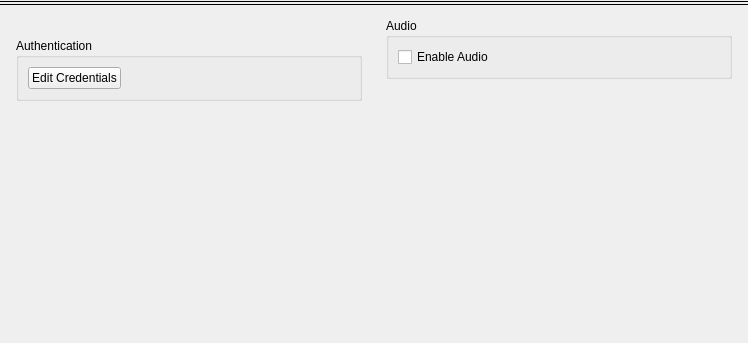
<?xml version="1.0" encoding="UTF-8"?>
<ui version="4.0">
 <class>CameraSettingsGeneralTabWidget</class>
 <widget class="QWidget" name="CameraSettingsGeneralTabWidget">
  <property name="geometry">
   <rect>
    <x>0</x>
    <y>0</y>
    <width>748</width>
    <height>343</height>
   </rect>
  </property>
  <layout class="QVBoxLayout" name="verticalLayout_4" stretch="0,0,0,1">
   <property name="spacing">
    <number>0</number>
   </property>
   <property name="leftMargin">
    <number>0</number>
   </property>
   <property name="topMargin">
    <number>0</number>
   </property>
   <property name="rightMargin">
    <number>0</number>
   </property>
   <property name="bottomMargin">
    <number>0</number>
   </property>
   <item>
    <widget class="nx::client::desktop::CameraInfoWidget" name="cameraInfoWidget" native="true"/>
   </item>
   <item>
    <widget class="Line" name="overLicensingLine">
     <property name="frameShadow">
      <enum>QFrame::Plain</enum>
     </property>
     <property name="orientation">
      <enum>Qt::Horizontal</enum>
     </property>
    </widget>
   </item>
   <item>
    <widget class="Line" name="overGridLine">
     <property name="frameShadow">
      <enum>QFrame::Plain</enum>
     </property>
     <property name="orientation">
      <enum>Qt::Horizontal</enum>
     </property>
    </widget>
   </item>
   <item>
    <layout class="QHBoxLayout" name="horizontalLayout" stretch="1,1">
     <property name="spacing">
      <number>24</number>
     </property>
     <property name="leftMargin">
      <number>16</number>
     </property>
     <property name="topMargin">
      <number>12</number>
     </property>
     <property name="rightMargin">
      <number>16</number>
     </property>
     <property name="bottomMargin">
      <number>16</number>
     </property>
     <item>
      <widget class="QWidget" name="leftWidget" native="true">
       <layout class="QVBoxLayout" name="verticalLayout" stretch="0,0,1">
        <property name="spacing">
         <number>20</number>
        </property>
        <property name="leftMargin">
         <number>0</number>
        </property>
        <property name="topMargin">
         <number>0</number>
        </property>
        <property name="rightMargin">
         <number>0</number>
        </property>
        <property name="bottomMargin">
         <number>0</number>
        </property>
        <item>
         <widget class="nx::client::desktop::ImageControlWidget" name="imageControlWidget" native="true">
          <property name="focusPolicy">
           <enum>Qt::TabFocus</enum>
          </property>
         </widget>
        </item>
        <item>
         <widget class="QGroupBox" name="authenticationGroupBox">
          <property name="title">
           <string>Authentication</string>
          </property>
          <property name="flat">
           <bool>true</bool>
          </property>
          <layout class="QVBoxLayout" name="verticalLayout_2">
           <item>
            <widget class="QPushButton" name="editCredentialsButton">
             <property name="sizePolicy">
              <sizepolicy hsizetype="Fixed" vsizetype="Fixed">
               <horstretch>0</horstretch>
               <verstretch>0</verstretch>
              </sizepolicy>
             </property>
             <property name="text">
              <string>Edit Credentials</string>
             </property>
            </widget>
           </item>
          </layout>
         </widget>
        </item>
        <item>
         <spacer name="verticalSpacer_3">
          <property name="orientation">
           <enum>Qt::Vertical</enum>
          </property>
          <property name="sizeHint" stdset="0">
           <size>
            <width>17</width>
            <height>37</height>
           </size>
          </property>
         </spacer>
        </item>
       </layout>
      </widget>
     </item>
     <item>
      <widget class="QWidget" name="rightWidget" native="true">
       <layout class="QVBoxLayout" name="verticalLayout_3" stretch="0,0,0,1">
        <property name="spacing">
         <number>20</number>
        </property>
        <property name="leftMargin">
         <number>0</number>
        </property>
        <property name="topMargin">
         <number>0</number>
        </property>
        <property name="rightMargin">
         <number>0</number>
        </property>
        <property name="bottomMargin">
         <number>0</number>
        </property>
        <item>
         <widget class="QGroupBox" name="audioGroupBox">
          <property name="title">
           <string>Audio</string>
          </property>
          <property name="flat">
           <bool>true</bool>
          </property>
          <layout class="QVBoxLayout" name="audioVerticalLayout">
           <item>
            <widget class="QCheckBox" name="enableAudioCheckBox">
             <property name="text">
              <string>Enable Audio</string>
             </property>
            </widget>
           </item>
           <item>
            <spacer name="verticalSpacer_2">
             <property name="orientation">
              <enum>Qt::Vertical</enum>
             </property>
             <property name="sizeHint" stdset="0">
              <size>
               <width>20</width>
               <height>0</height>
              </size>
             </property>
            </spacer>
           </item>
          </layout>
         </widget>
        </item>
        <item>
         <widget class="nx::client::desktop::ArchiveLengthWidget" name="wearableArchiveLengthWidget" native="true"/>
        </item>
        <item>
         <widget class="nx::client::desktop::WearableCameraMotionWidget" name="wearableMotionWidget" native="true"/>
        </item>
        <item>
         <spacer name="verticalSpacer">
          <property name="orientation">
           <enum>Qt::Vertical</enum>
          </property>
          <property name="sizeHint" stdset="0">
           <size>
            <width>20</width>
            <height>40</height>
           </size>
          </property>
         </spacer>
        </item>
       </layout>
      </widget>
     </item>
    </layout>
   </item>
  </layout>
 </widget>
 <customwidgets>
  <customwidget>
   <class>nx::client::desktop::ArchiveLengthWidget</class>
   <extends>QWidget</extends>
   <header location="global">nx/client/desktop/resource_properties/camera/widgets/archive_length_widget.h</header>
   <container>1</container>
  </customwidget>
  <customwidget>
   <class>nx::client::desktop::ImageControlWidget</class>
   <extends>QWidget</extends>
   <header location="global">nx/client/desktop/resource_properties/camera/widgets/image_control_widget.h</header>
   <container>1</container>
  </customwidget>
  <customwidget>
   <class>nx::client::desktop::CameraInfoWidget</class>
   <extends>QWidget</extends>
   <header location="global">nx/client/desktop/resource_properties/camera/widgets/camera_info_widget.h</header>
   <container>1</container>
  </customwidget>
  <customwidget>
   <class>nx::client::desktop::WearableCameraMotionWidget</class>
   <extends>QWidget</extends>
   <header location="global">nx/client/desktop/resource_properties/camera/widgets/wearable_camera_motion_widget.h</header>
   <container>1</container>
  </customwidget>
 </customwidgets>
 <tabstops>
  <tabstop>enableAudioCheckBox</tabstop>
 </tabstops>
 <resources/>
 <connections/>
</ui>
